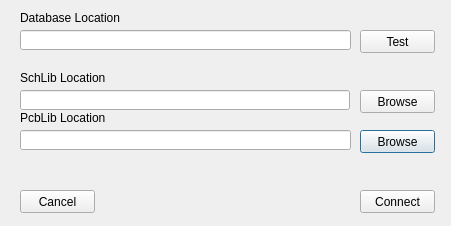
<?xml version="1.0" encoding="UTF-8"?>
<ui version="4.0">
 <class>database_connection_dlg</class>
 <widget class="QDialog" name="database_connection_dlg">
  <property name="geometry">
   <rect>
    <x>0</x>
    <y>0</y>
    <width>451</width>
    <height>226</height>
   </rect>
  </property>
  <property name="windowTitle">
   <string>Connection Properties</string>
  </property>
  <widget class="QLineEdit" name="box_db_location">
   <property name="geometry">
    <rect>
     <x>20</x>
     <y>30</y>
     <width>331</width>
     <height>20</height>
    </rect>
   </property>
  </widget>
  <widget class="QLineEdit" name="box_schlib_location">
   <property name="geometry">
    <rect>
     <x>20</x>
     <y>90</y>
     <width>330</width>
     <height>20</height>
    </rect>
   </property>
  </widget>
  <widget class="QLineEdit" name="box_pcblib_location">
   <property name="geometry">
    <rect>
     <x>20</x>
     <y>130</y>
     <width>331</width>
     <height>20</height>
    </rect>
   </property>
  </widget>
  <widget class="QLabel" name="lbl_db_location">
   <property name="geometry">
    <rect>
     <x>20</x>
     <y>10</y>
     <width>121</width>
     <height>16</height>
    </rect>
   </property>
   <property name="text">
    <string>Database Location</string>
   </property>
  </widget>
  <widget class="QLabel" name="lbl_schlib_location">
   <property name="geometry">
    <rect>
     <x>20</x>
     <y>70</y>
     <width>121</width>
     <height>16</height>
    </rect>
   </property>
   <property name="text">
    <string>SchLib Location</string>
   </property>
  </widget>
  <widget class="QLabel" name="lbl_pcblib_location">
   <property name="geometry">
    <rect>
     <x>20</x>
     <y>110</y>
     <width>121</width>
     <height>16</height>
    </rect>
   </property>
   <property name="text">
    <string>PcbLib Location</string>
   </property>
  </widget>
  <widget class="QPushButton" name="btn_browse_pcblib">
   <property name="geometry">
    <rect>
     <x>360</x>
     <y>130</y>
     <width>75</width>
     <height>23</height>
    </rect>
   </property>
   <property name="text">
    <string>Browse</string>
   </property>
  </widget>
  <widget class="QPushButton" name="btn_browse_schlib">
   <property name="geometry">
    <rect>
     <x>360</x>
     <y>90</y>
     <width>75</width>
     <height>23</height>
    </rect>
   </property>
   <property name="text">
    <string>Browse</string>
   </property>
  </widget>
  <widget class="QPushButton" name="btn_connect">
   <property name="geometry">
    <rect>
     <x>360</x>
     <y>190</y>
     <width>75</width>
     <height>23</height>
    </rect>
   </property>
   <property name="text">
    <string>Connect</string>
   </property>
  </widget>
  <widget class="QPushButton" name="btn_cancel">
   <property name="geometry">
    <rect>
     <x>20</x>
     <y>190</y>
     <width>75</width>
     <height>23</height>
    </rect>
   </property>
   <property name="text">
    <string>Cancel</string>
   </property>
  </widget>
  <widget class="QPushButton" name="btn_test_db_connection">
   <property name="geometry">
    <rect>
     <x>360</x>
     <y>30</y>
     <width>75</width>
     <height>23</height>
    </rect>
   </property>
   <property name="text">
    <string>Test</string>
   </property>
  </widget>
 </widget>
 <tabstops>
  <tabstop>box_db_location</tabstop>
  <tabstop>box_schlib_location</tabstop>
  <tabstop>box_pcblib_location</tabstop>
  <tabstop>btn_connect</tabstop>
  <tabstop>btn_cancel</tabstop>
  <tabstop>btn_test_db_connection</tabstop>
  <tabstop>btn_browse_schlib</tabstop>
  <tabstop>btn_browse_pcblib</tabstop>
 </tabstops>
 <resources/>
 <connections/>
</ui>
